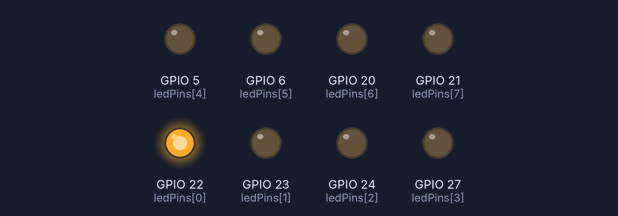
Bench run of a program on a simulated Raspberry Pi (BCM pin numbers). On the bench: output pins drawn as LEDs (lit = HIGH). What the program prints to the terminal is not drawn.

Above: at 0.05 s.
At 0.65 s:
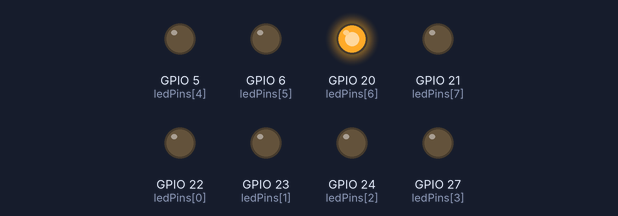
At 1.25 s:
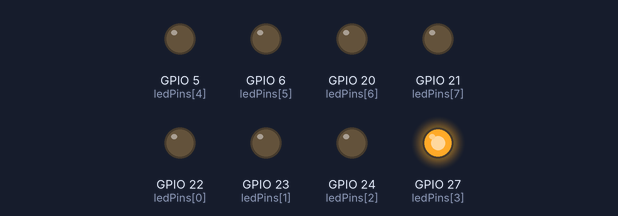
At 1.75 s:
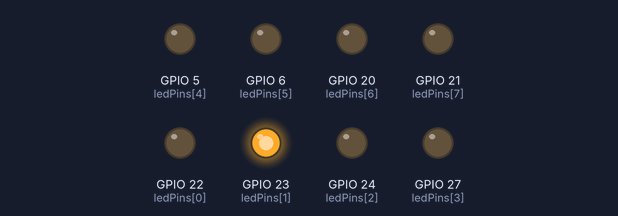
At 2.4 s:
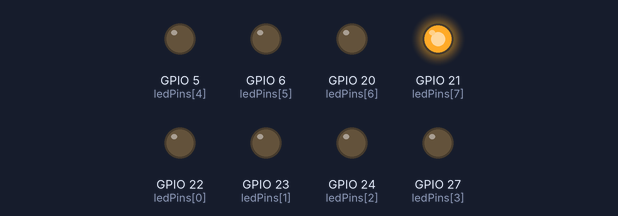
At 3.45 s:
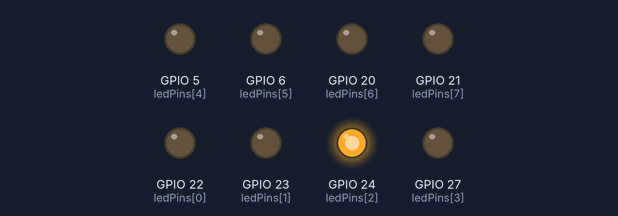
Timing chart, 0 to 3.8 s (numbered marks = the images above):
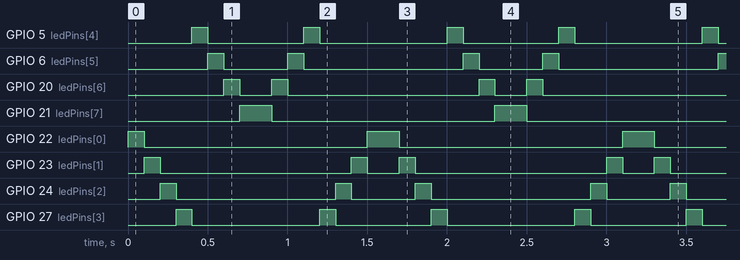

Measured:
- by itself, GPIO 5 (ledPins[4]): repeats every 1.6 s: LOW 0.60 s, HIGH 0.10 s, LOW 0.80 s, HIGH 0.10 s
- by itself, GPIO 6 (ledPins[5]): repeats every 1.6 s: LOW 0.40 s, HIGH 0.10 s, LOW 1.0 s, HIGH 0.10 s
- by itself, GPIO 20 (ledPins[6]): repeats every 1.6 s: LOW 0.20 s, HIGH 0.10 s, LOW 1.2 s, HIGH 0.10 s
- by itself, GPIO 21 (ledPins[7]): alternates HIGH for 0.20 s and LOW for 1.4 s
- by itself, GPIO 22 (ledPins[0]): repeats every 1.6 s: LOW 1.4 s, HIGH 0.20 s
- by itself, GPIO 23 (ledPins[1]): repeats every 1.6 s: LOW 1.2 s, HIGH 0.10 s, LOW 0.20 s, HIGH 0.10 s
- by itself, GPIO 24 (ledPins[2]): repeats every 1.6 s: LOW 1.0 s, HIGH 0.10 s, LOW 0.40 s, HIGH 0.10 s
- by itself, GPIO 27 (ledPins[3]): repeats every 1.6 s: LOW 0.80 s, HIGH 0.10 s, LOW 0.60 s, HIGH 0.10 s

The program:

LightFlow.py
```python
#!/usr/bin/env python3
import RPi.GPIO as GPIO
from time import sleep

ledPins = [22, 23, 24, 27, 5, 6, 20, 21]

def setup():
    GPIO.setmode(GPIO.BCM)
    GPIO.setwarnings(False)
    GPIO.setup(ledPins, GPIO.OUT)
    GPIO.output(ledPins, GPIO.LOW)

def ledLoop():
    while True:
        for pin in ledPins:
            GPIO.output(pin, GPIO.HIGH)
            sleep(0.1)
            GPIO.output(pin, GPIO.LOW)
        for pin in ledPins[::-1]:
            GPIO.output(pin, GPIO.HIGH)
            sleep(0.1)
            GPIO.output(pin, GPIO.LOW)

def destroy():
    GPIO.cleanup()

if __name__== '__main__':
    print('Program is starting..')
    setup()

    try:
        ledLoop()

    except KeyboardInterrupt:
        destroy()
    
```
